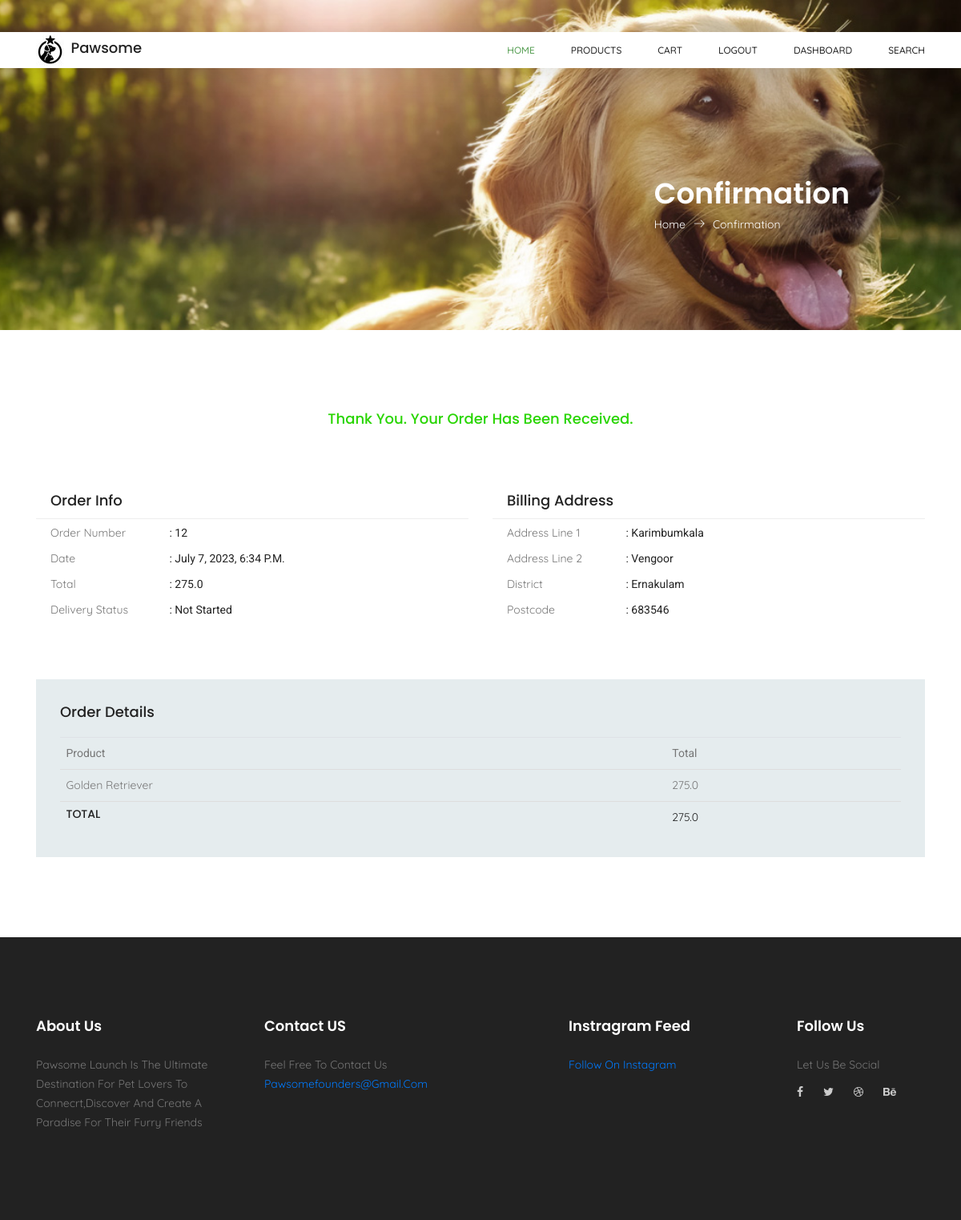
The app's page /order/12/ (signed in) with its own data.
### home/models.py (models this page shows, shortened)
class Order(models.Model):
    user = models.ForeignKey('auth_login.User', on_delete=models.CASCADE)
    name = models.CharField(max_length=200, default=create_order_id)
    description = models.TextField(blank=True, null=True)
    date = models.DateTimeField(auto_now_add=True)
    price = models.DecimalField(max_digits=10, decimal_places=2, validators=[MinValueValidator(Decimal('0.00'))],
                                default=0.00)
    status = models.CharField(max_length=200, choices=(
        ("not started", "not started"),
        ('pending', 'Pending'),
        ('in progress', 'In Progress'),
        ('completed', 'Completed'),
    ), default='not started')
    delivery_date = models.DateTimeField(auto_now_add=True)
    delivery_address = models.ForeignKey(Address, on_delete=models.CASCADE, null=True, blank=True,
                                         related_name='order_delivery_address')
    type = models.CharField(max_length=200, choices=(
        ('metal', 'Metal'),
        ("ornament", "Ornament"),
        ('plastic', 'Plastic'),
    ), default='metal')
    payment_status = models.CharField(max_length=200, choices=(
        ('pending', 'Pending'),
        ('paid', 'Paid'),
    ), default='pending')
    razorpay_order_id = models.CharField(max_length=200, null=True, blank=True)
    address = models.ForeignKey(Address, on_delete=models.CASCADE, null=True, blank=True, )
    @property
    def total_price(self):
        total = 0
        for item in self.order_items.all():
            total += item.price
        return total

class OrderItem(models.Model):
    order = models.ForeignKey(Order, on_delete=models.CASCADE, related_name='order_items')
    item = models.ForeignKey(Pet, on_delete=models.CASCADE, related_name='order_item')
    @property
    def price(self):
        return self.item.get_discounted_price

class Pet(models.Model):
    seller = models.ForeignKey(User, on_delete=models.CASCADE, related_name='pets', blank=True, null=True)
    name = models.CharField(max_length=100)
    category = models.ForeignKey(Category, on_delete=models.CASCADE, related_name='pets')
    price = models.FloatField(validators=[MinValueValidator(0.0)])
    description = models.TextField()
    image = models.ImageField(upload_to='pet_images')
    stock = models.IntegerField(validators=[MinValueValidator(0)])
    discount = models.FloatField(validators=[MinValueValidator(0.0), MaxValueValidator(100.0)], default=0.0)
    vaccinated = models.BooleanField(default=False)
    vaccinated_certificate = models.ImageField(upload_to='pet_images', blank=True, null=True)
    origin = models.CharField(max_length=100, blank=True, null=True)
    age = models.IntegerField(validators=[MinValueValidator(0)], default=1)
    @property
    def get_discounted_price(self):
        return self.price - (self.price * self.discount / 100)

class Address(models.Model):
    user = models.ForeignKey('auth_login.User', on_delete=models.CASCADE)
    first_name = models.CharField(max_length=100)
    last_name = models.CharField(max_length=100)
    email = models.EmailField(max_length=100)
    address_line_1 = models.CharField(max_length=100)
    address_line_2 = models.CharField(max_length=100)
    zip_code = models.CharField(max_length=100)
    district = models.CharField(max_length=100)
    phone_number = models.CharField(max_length=12)

### home/views.py (the view)
# urls.py: path('order/<int:pk>/', views.specific_order, name='order'),
@login_required(login_url='/login/')
def specific_order(request, pk):
    order = get_object_or_404(Order, pk=pk, user=request.user)
    for item in order.order_items.all():
        print(item.item.name)
    return render(request, 'home/order.html', {'order': order})

### templates/home/order.html
{% extends "home/base.html" %}
{% block  contents %}
    <section class="banner-area organic-breadcrumb">
        <div class="container">
            <div class="breadcrumb-banner d-flex flex-wrap align-items-center justify-content-end">
                <div class="col-first">
                    <h1>Confirmation</h1>
                    <nav class="d-flex align-items-center">
                        <a href="/">Home<span class="lnr lnr-arrow-right"></span></a>
                        <a href="">Confirmation</a>
                    </nav>
                </div>
            </div>
        </div>
    </section>
    <section class="order_details section_gap">
        <div class="container">
            <h3 class="title_confirmation">Thank you. Your order has been received.</h3>
            <div class="row order_d_inner">
                <div class="col-lg-6">
                    <div class="details_item">
                        <h4>Order Info</h4>
                        <ul class="list">
                            <li><a href="#"><span>Order number</span> : {{ order.id }}</a></li>
                            <li><a href="#"><span>Date</span> : {{ order.date }}</a></li>
                            <li><a href="#"><span>Total</span> : {{ order.total_price }}</a></li>
                            <li><a href="#"><span>Delivery status</span> : {{ order.status }}</a></li>
                        </ul>
                    </div>
                </div>
                <div class="col-lg-6">
                    <div class="details_item">
                        <h4>Billing Address</h4>
                        <ul class="list">
                            <li><a href="#"><span>Address line 1</span> : {{ order.address.address_line_1 }}</a></li>
                            <li><a href="#"><span>Address line 2</span> : {{ order.address.address_line_2 }}</a></li>
                            <li><a href="#"><span>District</span> : {{ order.address.district }}</a></li>
                            <li><a href="#"><span>Postcode </span> : {{ order.address.zip_code }}</a></li>
                        </ul>
                    </div>
                </div>
            </div>
            <div class="order_details_table">
                <h2>Order Details</h2>
                <div class="table-responsive">
                    <table class="table">
                        <thead>
                        <tr>
                            <th scope="col">Product</th>
                            <th scope="col">Total</th>
                        </tr>
                        </thead>
                        <tbody>
                        {% for item in order.order_items.all %}
                            <tr>
                                <td>
                                    <p>{{ item.item.name }}</p>
                                </td>
                                <td>
                                    <p>{{ item.price }}</p>
                                </td>
                            </tr>
                        {% endfor %}
                        <td>
                            <h4>Total</h4>
                        </td>
                        <td>
                            <p>{{ order.total_price }}</p>
                        </td>
                        </tbody>
                    </table>
                </div>
            </div>
        </div>
    </section>
{% endblock %}

### static/css/style.css (style rules this page uses)
:root { --black: #1B1722; --white : #f0f0f0; --box-shadow: 0px 4px 4px rgba(0, 0, 0, 0.25); }
* { font-family: 'Quicksand', sans-serif; margin: 0; padding: 0; box-sizing: border-box; outline: none; border: none; text-decoration: none; text-transform: capitalize; transition: .2s linear; }
html { font-size: 62.5%; overflow-x: hidden; scroll-padding-top: 7rem; scroll-behavior: smooth; }
section { padding: 2rem 7%; }

### records on screen
Order: id "12", date "July 7, 2023, 6:34 P.m.", total_price "275.0", status "Not Started", address.address_line_1 "Karimbumkala", address.address_line_2 "Vengoor", address.district "Ernakulam", address.zip_code "683546"
OrderItem: item.name "Golden Retriever", price "275.0"
